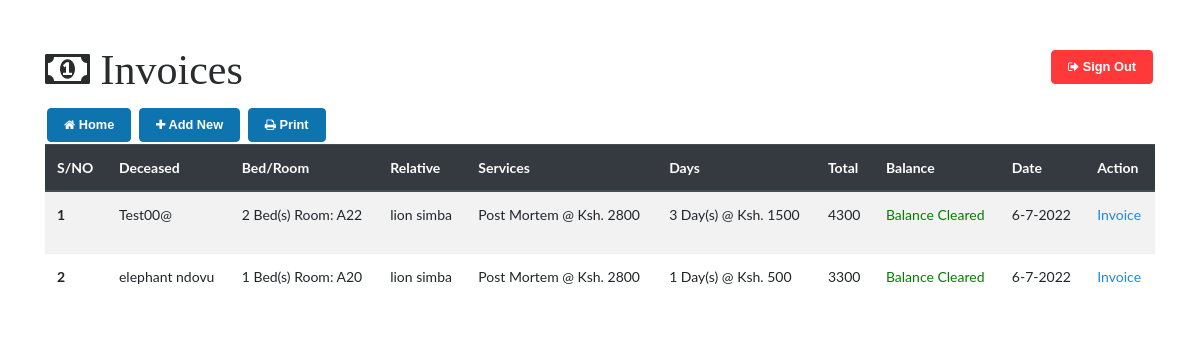
Page /invoices_view.php on the committed database.
### tables this page shows
CREATE TABLE `relatives_info` (
  `id` int(10) UNSIGNED NOT NULL,
  `first_relative_full_name` varchar(150) NOT NULL,
  `home_address` varchar(200) NOT NULL,
  `home_town` varchar(200) NOT NULL,
  `occupation` varchar(100) NOT NULL,
  `phone_number` varchar(40) NOT NULL,
  `second_relative_full_name` varchar(40) DEFAULT NULL,
  `second_relative_home_address` varchar(40) DEFAULT NULL,
  `second_relative_home_town` varchar(40) DEFAULT NULL,
  `second_relative_occupation` varchar(40) DEFAULT NULL,
  `second_relative_phone_number` varchar(40) DEFAULT NULL
);

CREATE TABLE `incoming_deceased` (
  `id` int(10) UNSIGNED NOT NULL,
  `fullname` varchar(150) NOT NULL,
  `gender` varchar(40) NOT NULL,
  `tag_number` varchar(40) NOT NULL,
  `serial_number` varchar(40) NOT NULL,
  `relative_name` int(10) UNSIGNED DEFAULT NULL,
  `relative_number` int(10) UNSIGNED DEFAULT NULL,
  `room` varchar(250) NOT NULL,
  `bed` varchar(100) NOT NULL,
  `stat` int(100) NOT NULL,
  `date` date DEFAULT NULL
);

CREATE TABLE `invoices` (
  `id` int(10) UNSIGNED NOT NULL,
  `deceased` int(10) UNSIGNED NOT NULL,
  `room` int(10) UNSIGNED DEFAULT NULL,
  `relative` int(10) UNSIGNED DEFAULT NULL,
  `services` text NOT NULL,
  `day` varchar(250) NOT NULL,
  `total` int(11) NOT NULL,
  `paid_amount` int(100) DEFAULT NULL,
  `stat` int(100) NOT NULL,
  `date` varchar(200) DEFAULT NULL
);

### invoices_view.php (the view, shortened to what this page needs)
<!DOCTYPE html>
<html lang="en">
<head>
<link rel="stylesheet" href="https://cdnjs.cloudflare.com/ajax/libs/twitter-bootstrap/4.6.0/css/bootstrap.min.css">
<link rel="stylesheet" href="https://cdnjs.cloudflare.com/ajax/libs/font-awesome/5.15.4/css/all.min.css">
<link rel="stylesheet" href="assets/css/bootstrap.css">
<link rel="stylesheet" href="assets/css/modal.css">
   <link rel="stylesheet" href="assets/css/bootstrap.css">
    <link rel="stylesheet" href="assets/css/core.css">
    <link rel="stylesheet" href="assets/css/components.css">
    <link rel="stylesheet" href="assets/icons/fontawesome/styles.min.css">
    <link rel="stylesheet" href="lib/css/chartist.min.css">
</head>
<body>
	 <div class="container pt-5">
	<i class="fa fa-money fa-3x pb-3" aria-hidden="true">
Invoices</i>
		<div class="logout float-right">
	<a href="include/logout.php" type="submit" class="btn btn-danger" id="btnprint3"><i class="fa fa-sign-out" aria-hidden="true"></i>
 Sign Out</a>
</div>
		<div class="basic pb-0">
		<a href="index.php" type="submit" class="btn btn-primary" id="btnprint2"><i class="fa fa-home" aria-hidden="true"></i>
 Home</a>
		<button type="button" class="btn btn-primary" id="btnprint1" data-toggle="modal" data-target=".bd-example-modal-lg"><i class="fa fa-plus" aria-hidden="true"></i>
 Add New</button>
 <button type="submit" class="btn btn-primary" onclick="print()" id="btnprint"><i class="fa fa-print" aria-hidden="true"></i>
 Print</button>
</div>
<table class="table table-striped ">
  <thead class="thead-dark">
    <tr>
      <th scope="col">S/NO</th>
      <th scope="col">Deceased</th>
      <th scope="col">Bed/Room</th>
      <th scope="col">Relative</th>
	   <th scope="col">Services</th>
	   <th scope="col">Days</th>
      <th scope="col">Total</th>
      <th scope="col">Balance</th>
	  <th scope="col">Date</th>
    <th scope="col">Action</th>
    </tr>
  </thead>
  <tbody>
	<?php
$conn = mysqli_connect('localhost', 'root', '', 'mogue_db');
$query = $conn->query("SELECT * FROM  invoices ORDER BY id DESC");
$count=1;
if($query->num_rows > 0){
    while($rows = $query->fetch_assoc()){
      $id = $rows['deceased'];
      $services = $rows["services"];
	  $total = $rows["total"];
	  $paid_amount=$rows["paid_amount"];
    $unpaid_balance=$total-$paid_amount;
	  $ttotal = $rows["day"];
	  $date = $rows["date"];
    $query1 = $conn->query("SELECT * FROM  incoming_deceased WHERE id=$id ORDER BY id DESC");
    while($row = $query1->fetch_assoc()){
      $fullname=$row["fullname"];
      $room_no = $row["room"];
      $bed = $row["bed"];
	  $relatives=$row["relative_number"];
	  $query2 = $conn->query("SELECT * FROM  relatives_info WHERE id=$relatives ORDER BY id DESC");
    while($row2 = $query2->fetch_assoc()){
$frelatives=$row2["first_relative_full_name"];
?>
    <tr>
      <th scope="row"><?php echo $count;?></th>
      <td><?php echo $fullname;?></td>
      <td><?php
    if($room_no==1){
      echo $bed." Bed(s) Room: A20";
    }else{
echo $bed." Bed(s) Room: A22";
    }?></td>
      <td><?php echo $frelatives;?></td>
	   <td><?php echo $services;?></td>
	   <td><?php echo $ttotal;?></td>
	    <td><?php echo $total;?></td>
		<td><?php
    if($unpaid_balance>0){
echo "<p style='color:red;font-weight:bold;'> Ksh. ".$unpaid_balance." </p> ";
    }else{
      echo "<p style='color:green;'>Balance Cleared</p>";
    }
    ?></td>
		<td><?php echo $date;?></td>
    <td><?php echo"<a href='generate_invoice.php?deceased_id=$id' id='receipt'>Invoice</a>"?></td>
    </tr>
	<?php
$count++;
    }
      }
}?>
</tbody>
</table>
       <?php
    }
  ?>
</body>
</html>

### assets/css/modal.css (style rules this page uses)
body { font-weight: bold; }

### assets/css/core.css (style rules this page uses)
.btn { position: relative; margin: 2px; font-weight: bold; position: relative; font-size: 0.8rem; margin: 2px; font-weight: 600; font-family: 'Raleway', sans-serif; }
.btn > i { font-size: 12px; }
body, input, textarea, button { font-family: "Lato", sans-serif; }

### assets/css/components.css (style rules this page uses)
html, body { width: 100%; height: 100%; }
body { font-family: "Lato", sans-serif; font-size: 0.875rem !important; background-color: rgb(255, 255, 255); }

### rows in the picture
invoices: services "Post Mortem @ Ksh. 2800", day "3 Day(s) @ Ksh. 1500", total "4300", date "6-7-2022"
incoming_deceased: fullname "Test00@", bed "2"
relatives_info: first_relative_full_name "lion simba"
invoices: services "Post Mortem @ Ksh. 2800", day "1 Day(s) @ Ksh. 500", total "3300", date "6-7-2022"
incoming_deceased: fullname "elephant ndovu", bed "1"
